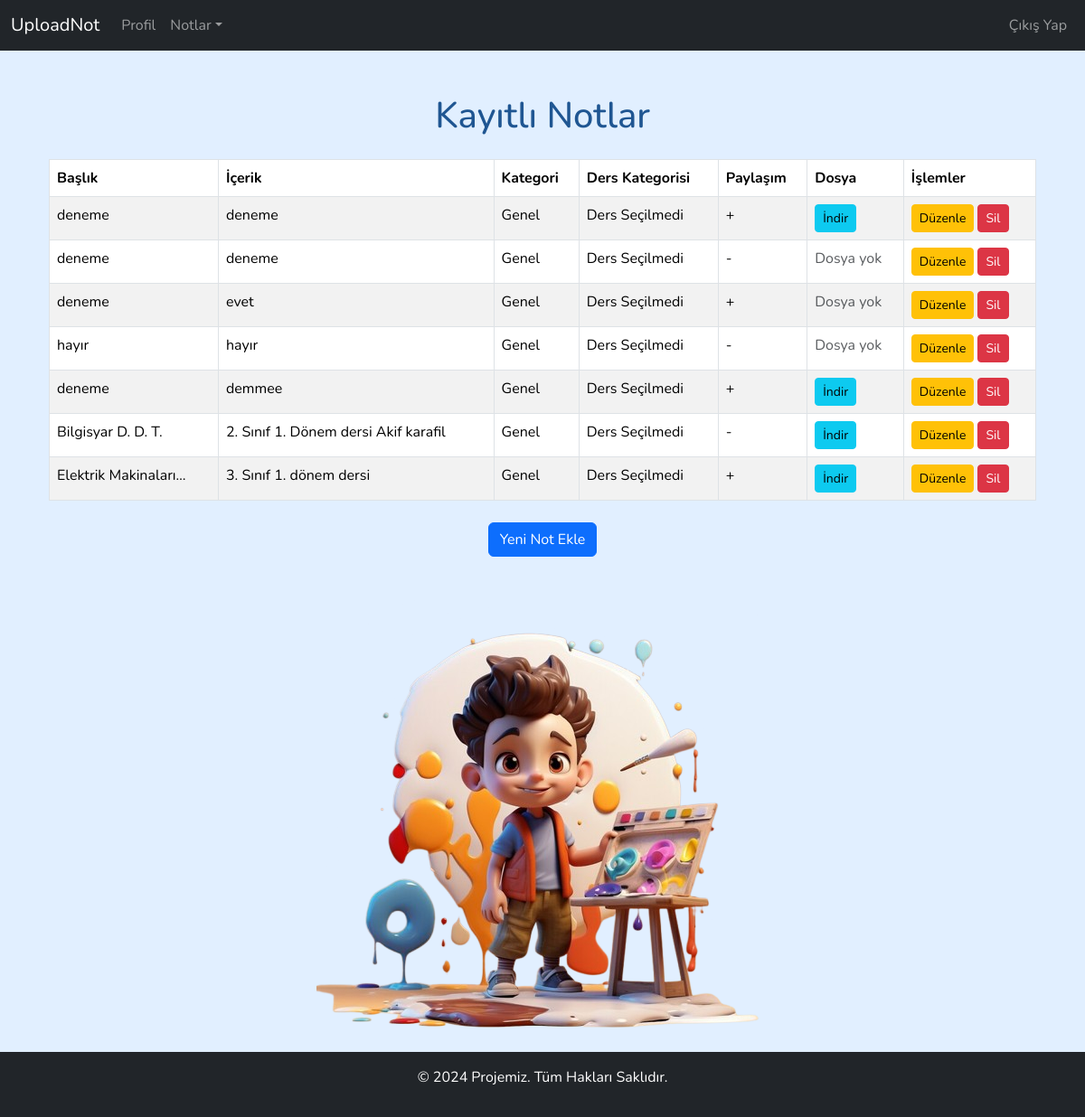
Screenshot of /notlar/ (signed in) with the database file from the repository.
### notlar/models.py (models this page shows, shortened)
class Note(models.Model):
    CATEGORY_CHOICES = [
        ("genel", "Genel"),
        ("ders", "Ders"),
        ("is", "İş"),
        ("spor", "Spor"),
        ("teknoloji", "Teknoloji"),
        ("saglik", "Sağlık"),
        ("egitim", "Eğitim"),
    ]
    DERS_CHOICES = [
        ("elektrik_makinalari", "Elektrik Makineleri"),
        ("sinyaller_sistemler", "Sinyaller ve Sistemler"),
        ("devre_teorisi", "Devre Teorisi"),
        ("elektronik", "Elektronik"),
        ("kontrol_sistemleri", "Kontrol Sistemleri"),
        ("enerji_sistemleri", "Enerji Sistemleri"),
        ("elektrik_guc_sistemleri", "Elektrik Güç Sistemleri"),
        ("dijital_elektronik", "Dijital Elektronik"),
        ("mikrodenetleyiciler", "Mikrodenetleyiciler"),
        ("haberlesme_sistemleri", "Haberleşme Sistemleri"),
        ("elektromanyetik_alanlar", "Elektromanyetik Alanlar"),
        ("endustriyel_uygulamalar", "Endüstriyel Uygulamalar"),
        ("yenilenebilir_enerji", "Yenilenebilir Enerji Sistemleri"),
        ("robotik", "Robotik"),
        ("otomasyon", "Otomasyon Sistemleri"),
        ("yapay_zeka", "Yapay Zeka"),
        ("bilgisayar_muhendisligi", "Bilgisayar Mühendisliği"),
        ("sensör_teknolojileri", "Sensör Teknolojileri"),
        ("guc_elektronigi", "Güç Elektroniği"),
        ("optik_iletime", "Optik İletişim Sistemleri"),
        ("motor_kontrol", "Motor Kontrol Sistemleri"),
        ("isaret_isleme", "İşaret İşleme"),
    ]
    title = models.CharField(max_length=100)
    content = models.TextField()
    file = models.FileField(upload_to="notlar/", blank=True, null=True)
    created_at = models.DateTimeField(auto_now_add=True)
    updated_at = models.DateTimeField(auto_now=True)
    is_shared = models.BooleanField(default=False)
    kategori = models.CharField(
        max_length=50,
        choices=CATEGORY_CHOICES,
        verbose_name="Kategori",
        default="genel",
    )
    ders_kategori = models.CharField(
        max_length=50,
        choices=DERS_CHOICES,
        blank=True,
        null=True,
        verbose_name="Ders Kategori",
    )
    user = models.ForeignKey(
        User, on_delete=models.CASCADE
    )  # Kullanıcıya ilişkilendirme
    def get_kategori_display(self):
        return dict(self.CATEGORY_CHOICES).get(self.kategori, self.kategori)

### notlar/views.py (the view)
# urls.py: path("notlar/", views.notlari_listele, name="notlar"),
def notlari_listele(request):
    notlar = Note.objects.filter(user=request.user)
    return render(request, "not_listele.html", {"notlar": notlar})

### notlar/templates/not_listele.html (shortened to what this page needs)
{% extends "base.html" %}
{% load static %}
{% block content %}
    <div class="container my-5">
        <h1 class="text-center mb-4" style="color: #1f5692;">Kayıtlı Notlar</h1>
        <table class="table table-bordered table-striped">
            <thead class="thead-dark">
                <tr>
                    <th scope="col">Başlık</th>
                    <th scope="col">İçerik</th>
                    <th scope="col">Kategori</th>
                    <th scope="col">Ders Kategorisi</th>
                    <th scope="col">Paylaşım</th>
                    <th scope="col">Dosya</th>
                    <th scope="col">İşlemler</th>
                </tr>
            </thead>
            <tbody>
                {% for not in notlar %}
                    <tr>
                        <td>{{ not.title|truncatechars:20 }}</td>
                        <td>{{ not.content|truncatechars:50 }}</td>
                        <td>{{ not.get_kategori_display|truncatechars:50 }}</td>
                        {% if not.kategori == "ders" %}
                            <td>{{ not.get_ders_kategori_display|truncatechars:50 }}</td>
                        {% else %}
                            <td>Ders Seçilmedi</td>
                        {% endif %}
                        <td>
                            {% if not.is_shared %}
                                +
                            {% else %}
                                -
                            {% endif %}
                        </td>
                        <td>
                            {% if not.file %}
                                <a href="{{ not.file.url }}" target="_blank" class="btn btn-info btn-sm">İndir</a>
                            {% else %}
                                <span class="text-muted">Dosya yok</span>
                            {% endif %}
                        </td>
                        <td>
                            <a href="{% url 'update_note' not.pk %}" class="btn btn-warning btn-sm">Düzenle</a>
                            <a href="{% url 'delete_note' not.pk %}" class="btn btn-danger btn-sm">Sil</a>
                        </td>
                    </tr>
                {% endfor %}
            </tbody>
        </table>
        <div class="text-center mt-4">
            <a href="{% url 'not_ekle' %}" class="btn btn-primary">Yeni Not Ekle</a>
        </div>
    </div>
    <div class="d-flex justify-content-center">
        <img src="{% static 'images/kayitlinotlar.png' %}"
             width="auto"
             height="auto"
             alt="Not Resmi"
             class="img-fluid rounded">
    </div>
{% endblock content %}

### notlar/static/css/style.css (style rules this page uses)
body { background-color: #e1efff !important; }
:root { --bs-font-sans-serif: 'Nunito', sans-serif !important; }

### rows the page displays
Note: title "deneme", content "deneme", kategori "Genel", shows "Ders Seçilmedi"
Note: title "deneme", content "deneme", kategori "Genel", shows "Ders Seçilmedi", file "Dosya yok"
Note: title "deneme", content "evet", kategori "Genel", shows "Ders Seçilmedi", file "Dosya yok"
Note: title "hayır", content "hayır", kategori "Genel", shows "Ders Seçilmedi", file "Dosya yok"
Note: title "deneme", content "demmee", kategori "Genel", shows "Ders Seçilmedi"
Note: title "Bilgisyar D. D. T.", content "2. Sınıf 1. Dönem dersi Akif karafil", kategori "Genel", shows "Ders Seçilmedi"
Note: title "Elektrik Makinaları…", content "3. Sınıf 1. dönem dersi", kategori "Genel", shows "Ders Seçilmedi"
